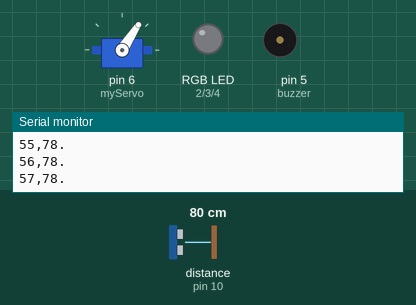
Recording of a sketch running on a simulated Arduino Uno, built with avr-gcc and run on an emulated ATmega328P. Shown: servo, an RGB LED mixed from three pins (HIGH = lit), buzzer (waves = sounding), the last lines printed to the serial monitor. Wiring (inferred from the names in the program): ultrasonic range finder: trigger pin 9; echo pin 10. Inputs (shaded band) come from the test bench; at power-on: distance to the obstacle (sensor on pin 10) 80 cm. The echo pulse lasts 58.3 µs per cm; pins used as bus, display or sensor lines are not drawn.

Above: at 1.2 s.
1.3 s: distance to the obstacle (sensor on pin 10) set to 17 cm
At 1.8 s:
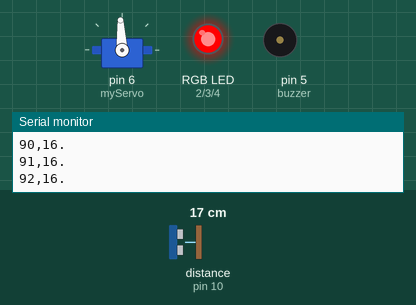
4.3 s: distance to the obstacle (sensor on pin 10) set to 250 cm
At 5.3 s:
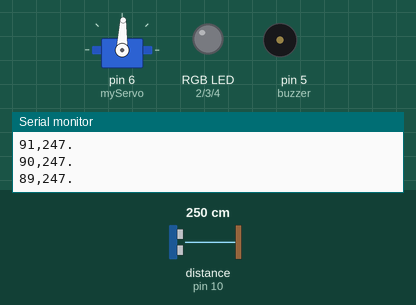
7.3 s: distance to the obstacle (sensor on pin 10) set to 2 cm
At 7.8 s:
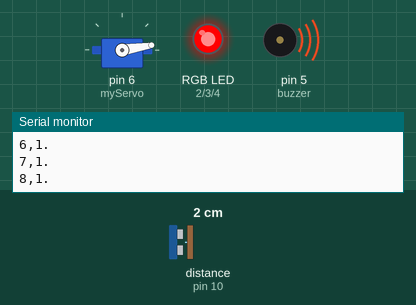
10.3 s: distance to the obstacle (sensor on pin 10) set to 18 cm
13.3 s: distance to the obstacle (sensor on pin 10) set to 4 cm
At 14.0 s:
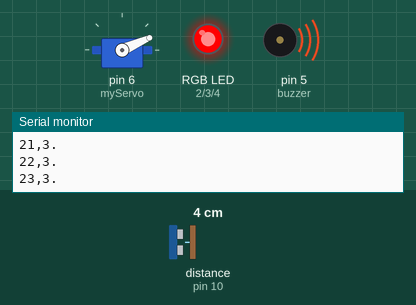
16.3 s: distance to the obstacle (sensor on pin 10) set to 35 cm
At 17.1 s:
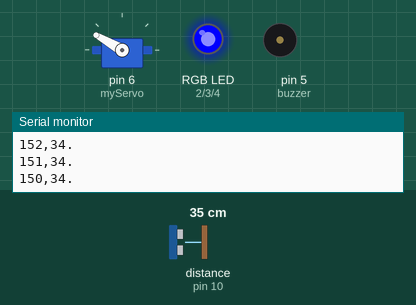
Timing chart, 0 to 20.3 s (numbered marks = the images above; inputs shaded):
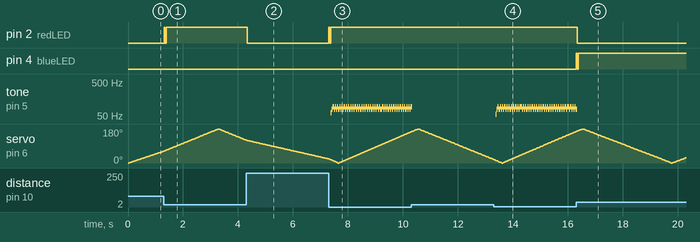

The sketch:

Arduino_Code.ino
```cpp
#include <Servo.h>

const int trigPin = 9;
const int echoPin = 10;
const int redLED = 2;
const int greenLED = 3;
const int blueLED = 4;
const int buzzer = 5;

Servo myServo;

long duration;
int distance;

void setup() {
  Serial.begin(9600);
  myServo.attach(6);

  pinMode(trigPin, OUTPUT);
  pinMode(echoPin, INPUT);

  pinMode(redLED, OUTPUT);
  pinMode(greenLED, OUTPUT);
  pinMode(blueLED, OUTPUT);
  pinMode(buzzer, OUTPUT);
}

void loop() {
  for (int angle = 0; angle <= 180; angle++) {
    myServo.write(angle);
    delay(15);
    distance = getDistance();
    sendData(angle, distance);
    updateAlerts(distance);
  }

  for (int angle = 180; angle >= 0; angle--) {
    myServo.write(angle);
    delay(15);
    distance = getDistance();
    sendData(angle, distance);
    updateAlerts(distance);
  }
}

int getDistance() {
  digitalWrite(trigPin, LOW);
  delayMicroseconds(2);

  digitalWrite(trigPin, HIGH);
  delayMicroseconds(10);
  digitalWrite(trigPin, LOW);

  duration = pulseIn(echoPin, HIGH);
  return duration * 0.034 / 2;
}

void sendData(int angle, int distance) {
  Serial.print(angle);
  Serial.print(",");
  Serial.print(distance);
  Serial.println(".");
}

void updateAlerts(int dist) {
  // Turn off everything
  digitalWrite(redLED, LOW);
  digitalWrite(greenLED, LOW);
  digitalWrite(blueLED, LOW);
  digitalWrite(buzzer, LOW);

  if (dist <= 10) {
    digitalWrite(buzzer, HIGH);
    digitalWrite(redLED, HIGH);
  } else if (dist <= 20) {
    digitalWrite(redLED, HIGH);
  } else if (dist <= 30) {
    digitalWrite(greenLED, HIGH);
  } else if (dist <= 40) {
    digitalWrite(blueLED, HIGH);
  }
}
```

Measured:
- after the input at 1.3 s, pin 2 (redLED): LOW → HIGH at once, → LOW 0.03 s later, → HIGH 0.04 s later
- after the input at 4.3 s, pin 2 (redLED): HIGH → LOW at once
- after the input at 7.3 s, pin 2 (redLED): LOW → HIGH at once, → LOW 0.03 s later, → HIGH 0.04 s later; tone on pin 5 (buzzer): plays 63 Hz for 0.04 s, 78 Hz for 0.04 s, 94 Hz for 0.04 s, 78 Hz for 0.04 s, 94 Hz for 0.04 s, 79 Hz for 0.04 s … (73 notes in this stretch), starting after 0.08 s
- after the input at 13.3 s, tone on pin 5 (buzzer): plays 57 Hz for 0.04 s, 78 Hz for 0.04 s, 93 Hz for 0.04 s, 78 Hz for 0.04 s, 94 Hz for 0.04 s, 78 Hz for 0.04 s … (72 notes in this stretch), starting after 0.08 s
- after the input at 16.3 s, pin 2 (redLED): HIGH → LOW at once; pin 4 (blueLED): LOW → HIGH at once, → LOW 0.04 s later, → HIGH 0.04 s later
